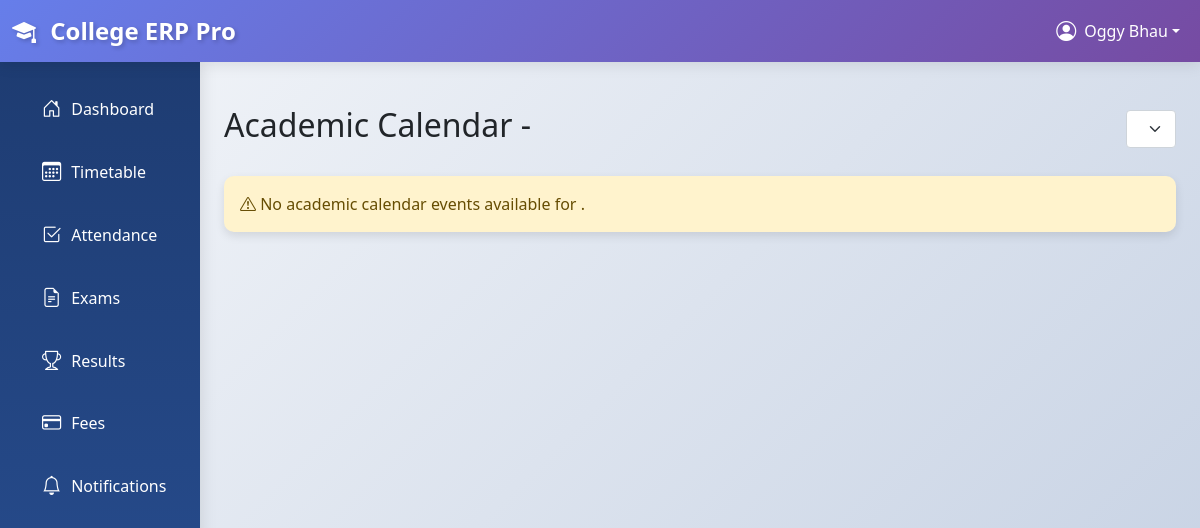
The page /students/academic-calendar/ (signed in) on the database as committed earlier.
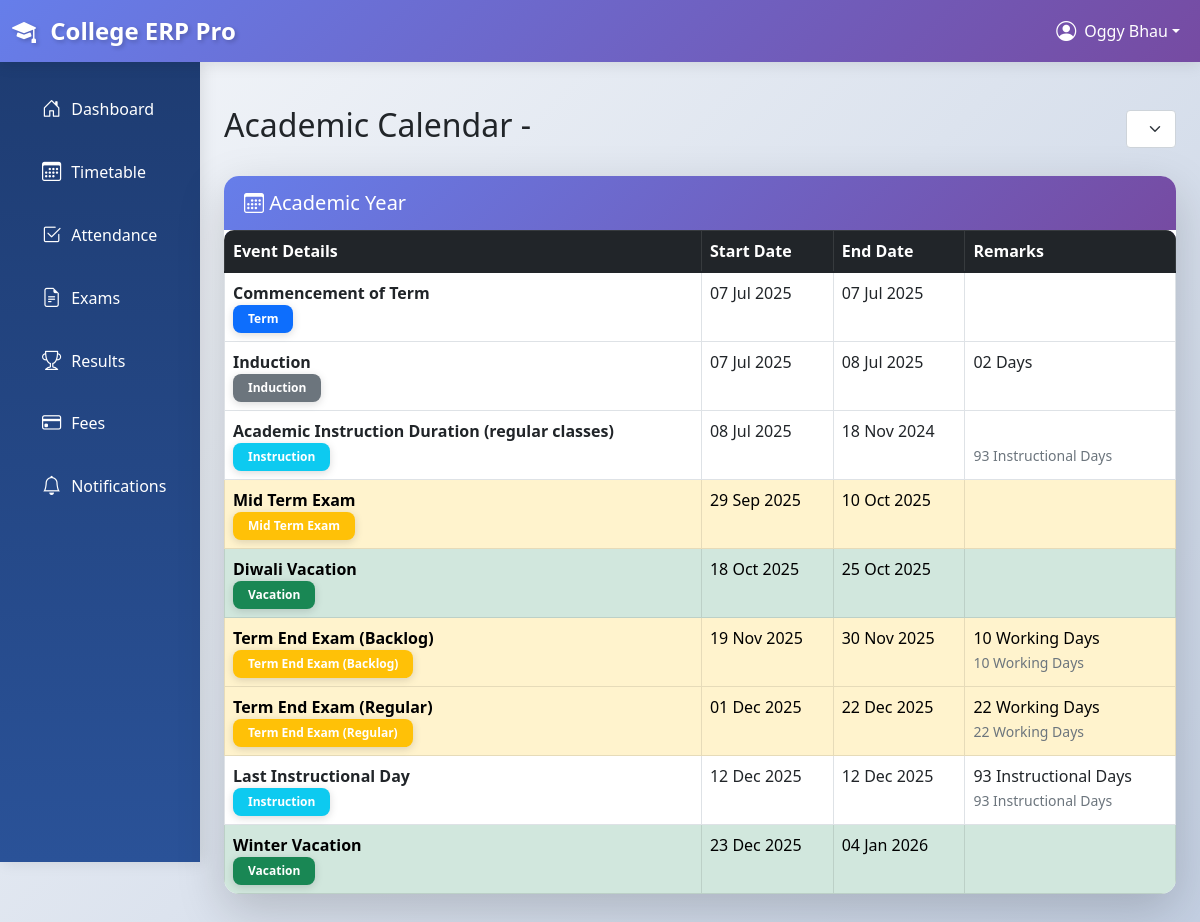
The same page on the database as committed later.
### accounts/models.py (models this page shows, shortened)
class User(AbstractUser):
    USER_TYPE_CHOICES = (
        ('student', 'Student'),
        ('teacher', 'Teacher'),
        ('admin', 'Administrator'),
    )
    user_type = models.CharField(max_length=10, choices=USER_TYPE_CHOICES)
    phone_regex = RegexValidator(
        regex=r'^\+?1?\d{9,15}$',
        message="Phone number must be entered in the format: '+999999999'. Up to 15 digits allowed."
    )
    phone_number = models.CharField(validators=[phone_regex], max_length=17, blank=True)
    address = models.TextField(blank=True)
    date_of_birth = models.DateField(null=True, blank=True)
    profile_picture = models.ImageField(upload_to='profile_pics/', null=True, blank=True)
    created_at = models.DateTimeField(auto_now_add=True)
    updated_at = models.DateTimeField(auto_now=True)
    @property
    def is_student(self):
        return self.user_type == 'student'
    @property
    def is_admin(self):
        return self.user_type == 'admin'

### academics/models.py (models this page shows, shortened)
class AcademicCalendar(models.Model):
    EVENT_CATEGORY_CHOICES = [
        ('term', 'Term'),
        ('induction', 'Induction'),
        ('instruction', 'Instruction'),
        ('exam_mid', 'Mid Term Exam'),
        ('exam_backlog', 'Term End Exam (Backlog)'),
        ('exam_regular', 'Term End Exam (Regular)'),
        ('vacation', 'Vacation'),
        ('holiday', 'Holiday'),
        ('other', 'Other'),
    ]
    title = models.CharField(max_length=200)
    start_date = models.DateField()
    end_date = models.DateField()
    remarks = models.CharField(max_length=200, blank=True)
    category = models.CharField(max_length=20, choices=EVENT_CATEGORY_CHOICES, default='other')
    academic_year = models.CharField(max_length=9)  # e.g., "2025-2026"
    instructional_days = models.IntegerField(null=True, blank=True)  # For tracking instructional days
    working_days = models.IntegerField(null=True, blank=True)  # For tracking working days
    created_at = models.DateTimeField(auto_now_add=True)
    class Meta:
        ordering = ['start_date']

### students/views.py (the view)
# urls.py: path('academic-calendar/', views.academic_calendar, name='academic_calendar'),
@login_required
def academic_calendar(request):
    if not request.user.is_student:
        messages.error(request, "Access denied.")
        return redirect('accounts:login')
    student = request.user.student_profile
    calendar_events = AcademicCalendar.objects.all().order_by('start_date')
    context = {
        'student': student,
        'calendar_events': calendar_events,
    }
    return render(request, 'students/academic_calendar.html', context)

### college_erp/context_processors.py (called while the page is built)
def global_context(request):
    context = {
        'all_departments': Department.objects.all().order_by('name'),
    }
    return context

### templates/students/academic_calendar.html (shortened to what this page needs)
{% extends 'base.html' %}
{% block content %}
<div class="py-4">
    <div class="d-flex justify-content-between align-items-center mb-4">
        <h1 class="h2">Academic Calendar - {{ selected_year }}</h1>
        <div>
            <form method="get" class="d-inline-block">
                <select name="year" class="form-select" onchange="this.form.submit()">
                </select>
            </form>
        </div>
    </div>
    {% if calendar_events %}
        <div class="card shadow-lg">
            <div class="card-header bg-primary text-white">
                <h5 class="mb-0"><i class="bi bi-calendar3"></i> Academic Year {{ selected_year }}</h5>
            </div>
            <div class="card-body p-0">
                <div class="table-responsive">
                    <table class="table table-hover table-bordered mb-0">
                        <thead class="table-dark">
                            <tr>
                                <th>Event Details</th>
                                <th>Start Date</th>
                                <th>End Date</th>
                                <th>Remarks</th>
                            </tr>
                        </thead>
                        <tbody>
                            {% for event in calendar_events %}
                            <tr class="{% if event.category == 'vacation' %}table-success{% elif event.category == 'exam_mid' or event.category == 'exam_regular' or event.category == 'exam_backlog' %}table-warning{% endif %}">
                                <td>
                                    <strong>{{ event.title }}</strong><br>
                                    <span class="badge
                                        {% if event.category == 'term' %}bg-primary
                                        {% elif event.category == 'vacation' %}bg-success
                                        {% elif event.category == 'exam_mid' or event.category == 'exam_regular' or event.category == 'exam_backlog' %}bg-warning
                                        {% elif event.category == 'instruction' %}bg-info
                                        {% else %}bg-secondary
                                        {% endif %}">
                                        {{ event.get_category_display }}
                                    </span>
                                </td>
                                <td>{{ event.start_date|date:"d M Y" }}</td>
                                <td>{{ event.end_date|date:"d M Y" }}</td>
                                <td>
                                    {{ event.remarks }}
                                    {% if event.instructional_days %}
                                        <br><small class="text-muted">{{ event.instructional_days }} Instructional Days</small>
                                    {% endif %}
                                    {% if event.working_days %}
                                        <br><small class="text-muted">{{ event.working_days }} Working Days</small>
                                    {% endif %}
                                </td>
                            </tr>
                            {% endfor %}
                        </tbody>
                    </table>
                </div>
            </div>
        </div>
    {% else %}
        <div class="alert alert-warning">
            <i class="bi bi-exclamation-triangle"></i>
            No academic calendar events available for {{ selected_year }}.
        </div>
    {% endif %}
</div>
{% endblock %}

### templates/base.html (shortened to what this page needs)
<!DOCTYPE html>
<html lang="en">
<head>
    <link href="https://cdn.jsdelivr.net/npm/bootstrap@5.1.3/dist/css/bootstrap.min.css" rel="stylesheet">
    <link rel="stylesheet" href="https://cdn.jsdelivr.net/npm/bootstrap-icons@1.7.2/font/bootstrap-icons.css">
    {% load static %}
    <link rel="stylesheet" href="{% static 'css/custom-animations.css' %}">
</head>
<body>
    <nav class="navbar navbar-expand-lg navbar-dark bg-primary sticky-top">
        <div class="container-fluid">
            <a class="navbar-brand" href="{% url 'accounts:dashboard' %}">
                <i class="bi bi-mortarboard-fill"></i> College ERP Pro
            </a>
            {% if user.is_authenticated %}
                <div class="navbar-nav ms-auto">
                    <div class="nav-item dropdown">
                        <a class="nav-link dropdown-toggle text-white d-flex align-items-center"
                           href="#"
                           id="navbarDropdown"
                           role="button"
                           data-bs-toggle="dropdown"
                           aria-expanded="false">
                            <i class="bi bi-person-circle fs-5 me-2"></i>
                            <span class="d-none d-md-inline">{{ user.get_full_name|default:user.username }}</span>
                        </a>
                    </div>
                </div>
            {% endif %}
        </div>
    </nav>
    <div class="container-fluid">
        <div class="row">
            {% if user.is_authenticated %}
                <nav id="sidebarMenu" class="col-md-3 col-lg-2 d-md-block sidebar collapse">
                    <div class="position-sticky pt-3">
                        <ul class="nav flex-column">
                            <li class="nav-item">
                                <a class="nav-link" href="{% url 'accounts:dashboard' %}">
                                    <i class="bi bi-house-door"></i> Dashboard
                                </a>
                            </li>
                            {% if user.is_student %}
                                <li class="nav-item">
                                    <a class="nav-link" href="{% url 'students:timetable' %}">
                                        <i class="bi bi-calendar3"></i> Timetable
                                    </a>
                                </li>
                                <li class="nav-item">
                                    <a class="nav-link" href="{% url 'students:attendance' %}">
                                        <i class="bi bi-check2-square"></i> Attendance
                                    </a>
                                </li>
                                <li class="nav-item">
                                    <a class="nav-link" href="{% url 'students:exams' %}">
                                        <i class="bi bi-file-earmark-text"></i> Exams
                                    </a>
                                </li>
                                <li class="nav-item">
                                    <a class="nav-link" href="{% url 'students:results' %}">
                                        <i class="bi bi-trophy"></i> Results
                                    </a>
                                </li>
                                <li class="nav-item">
                                    <a class="nav-link" href="{% url 'students:fees' %}">
                                        <i class="bi bi-credit-card"></i> Fees
                                    </a>
                                </li>
                                <li class="nav-item">
                                    <a class="nav-link" href="{% url 'students:notifications' %}">
                                        <i class="bi bi-bell"></i> Notifications
                                    </a>
                                </li>
                            {% endif %}
                        </ul>
                    </div>
                </nav>
            {% endif %}
            <main class="col-md-9 ms-sm-auto col-lg-10 px-md-4 main-content">
                {% block content %}
                {% endblock %}
            </main>
        </div>
    </div>
</body>
</html>

### static/css/custom-animations.css (style rules this page uses)
.animate-fadeInUp { animation: fadeInUp 0.6s ease-out; }

### templates/base.html (style rules this page uses)
:root { --primary-gradient: linear-gradient(135deg, #667eea 0%, #764ba2 100%); --sidebar-bg: linear-gradient(180deg, #1e3c72 0%, #2a5298 100%); --card-shadow: 0 4px 15px rgba(0, 0, 0, 0.1); --hover-shadow: 0 8px 25px rgba(0, 0, 0, 0.15); }
body { background: linear-gradient(135deg, #f5f7fa 0%, #c3cfe2 100%); min-height: 100vh; font-family: 'Segoe UI', Tahoma, Geneva, Verdana, sans-serif; }
.navbar { background: var(--primary-gradient) !important; box-shadow: 0 2px 15px rgba(0, 0, 0, 0.1); animation: slideDown 0.5s ease-out; }
.navbar-brand { font-weight: 700; font-size: 1.5rem; transition: all 0.3s ease; text-shadow: 2px 2px 4px rgba(0, 0, 0, 0.2); }
.navbar-brand i { margin-right: 8px; animation: pulse 2s ease-in-out infinite; }
.sidebar { min-height: 100vh; background: var(--sidebar-bg); box-shadow: 2px 0 15px rgba(0, 0, 0, 0.1); position: fixed; animation: slideInLeft 0.5s ease-out; }
.sidebar .nav-link { color: #ffffff; padding: 12px 20px; margin: 5px 10px; border-radius: 10px; transition: all 0.3s ease; display: flex; align-items: center; }
.sidebar .nav-link i { margin-right: 10px; font-size: 1.2rem; transition: transform 0.3s ease; }
.main-content { margin-left: 0; padding: 20px; animation: fadeIn 0.8s ease; }
@media (min-width: 768px) { .main-content { margin-left: 250px; } }
.card { border: none; border-radius: 15px; box-shadow: var(--card-shadow); transition: all 0.3s ease; overflow: hidden; animation: fadeIn 0.6s ease; }
.card-header { font-weight: 600; background: var(--primary-gradient); color: white; border: none; padding: 15px 20px; }
.card-body { padding: 20px; }
.badge { padding: 8px 15px; border-radius: 8px; font-weight: 600; box-shadow: 0 2px 8px rgba(0, 0, 0, 0.15); }
.table { border-radius: 10px; overflow: hidden; }
.table thead { background: var(--primary-gradient); color: white; }
.table tbody tr { transition: all 0.3s ease; }

Rows that differ between the two databases and show on the page:
added AcademicCalendar: title "Commencement of Term", category "Term", start_date "07 Jul 2025", end_date "07 Jul 2025"
added AcademicCalendar: title "Induction", category "Induction", start_date "07 Jul 2025", end_date "08 Jul 2025", remarks "02 Days"
added AcademicCalendar: title "Academic Instruction Duration (regular classes)", category "Instruction", start_date "08 Jul 2025", end_date "18 Nov 2024", instructional_days "93"
added AcademicCalendar: title "Mid Term Exam", category "Mid Term Exam", start_date "29 Sep 2025", end_date "10 Oct 2025"
added AcademicCalendar: title "Diwali Vacation", category "Vacation", start_date "18 Oct 2025", end_date "25 Oct 2025"
added AcademicCalendar: title "Term End Exam (Backlog)", category "Term End Exam (Backlog)", start_date "19 Nov 2025", end_date "30 Nov 2025", remarks "10 Working Days", working_days "10"
added AcademicCalendar: title "Term End Exam (Regular)", category "Term End Exam (Regular)", start_date "01 Dec 2025", end_date "22 Dec 2025", remarks "22 Working Days", working_days "22"
added AcademicCalendar: title "Last Instructional Day", category "Instruction", start_date "12 Dec 2025", end_date "12 Dec 2025", remarks "93 Instructional Days", instructional_days "93"
added AcademicCalendar: title "Winter Vacation", category "Vacation", start_date "23 Dec 2025", end_date "04 Jan 2026"
Other text that changed with them:
text no longer shown: "No academic calendar events available for ."
text now shown: "Academic Year Event Details Start Date End Date Remarks"
